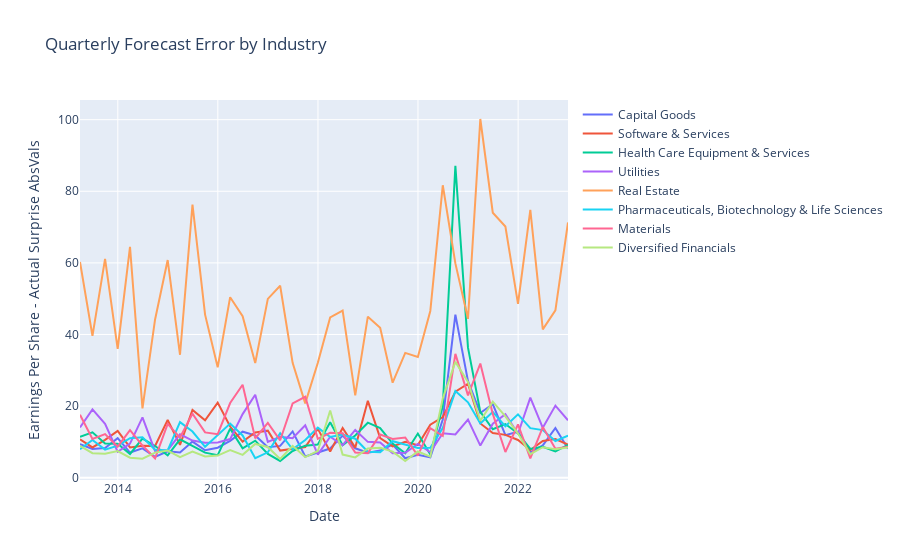

This figure's notebook cell:
### Code cell
df_quarterly = df.groupby(['GICS Industry Group Name', pd.Grouper(key='Date', freq='Q')])['Earnings Per Share - Actual Surprise AbsVals'].mean().reset_index()

# create a line chart for each company
fig = go.Figure()

top_5_industry = ['Capital Goods', 'Software & Services', 'Health Care Equipment & Services', 'Utilities', 'Real Estate', 
                  'Pharmaceuticals, Biotechnology & Life Sciences', 'Materials', 'Diversified Financials']

for industry in top_5_industry:
    # filter the data for each company
    df_industry_quarterly = df_quarterly[df_quarterly['GICS Industry Group Name'] == industry]
    
    # add the line chart for the company
    fig.add_trace(go.Scatter(x=df_industry_quarterly['Date'], y=df_industry_quarterly['Earnings Per Share - Actual Surprise AbsVals'],
                             mode='lines', name=industry))

# set the chart title and axis labels
fig.update_layout(title='Quarterly Forecast Error by Industry',
                   xaxis_title='Date', yaxis_title='Earnings Per Share - Actual Surprise AbsVals')

# show the chart
fig.show()
